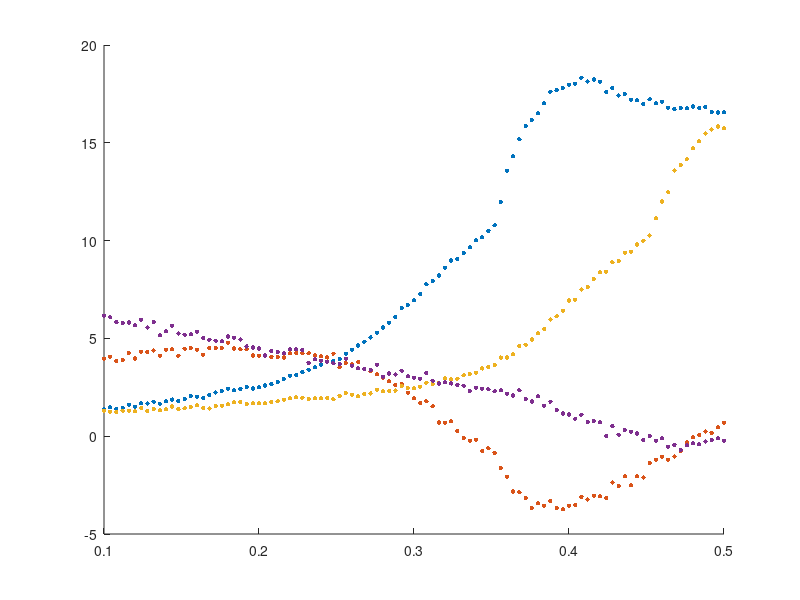

MATLAB code to generate this figure: (Note: this script raises an error after producing the figure.)
%% cond1-cond3 EI, cond4-cond3 EI
clear;
close all;
axlabels = {'1L2/3e','1L2/3i','1L4e','1L4i','1L5e','1L5i','1L6e','1L6i', ...
    '2L2/3e','2L2/3i','2L4e','2L4i','2L5e','2L5i','2L6e','2L6i'};
pop = 5;
sz = 10;

load data/0.1_0.5_0.011_0.035_Iattn_0.04.mat;

startXbottom = 0.1; endXbottom = 0.5;
% lowY = 0; highY = 9;
x = linspace(startXbottom,endXbottom,size(PET,1));

exc = squeeze(PET(:,pop,1,:)) + squeeze(PET(:,pop,3,:)) + ...
    squeeze(PET(:,pop,5,:)) + squeeze(PET(:,pop,7,:));
inh = squeeze(PET(:,pop,2,:)) + squeeze(PET(:,pop,4,:)) + ...
    squeeze(PET(:,pop,6,:)) + squeeze(PET(:,pop,8,:));

diff13E = exc(:,1) - exc(:,3);
diff13I = inh(:,1) - inh(:,3);
diff43E = exc(:,4) - exc(:,3);
diff43I = inh(:,4) - inh(:,3);

figure();
ax1 = axes();
% recX = [startX 0.12 0.12 startX];
% recY = [lowY lowY highY highY];
% r1 = fill(recX, recY, [245 189 31]/256,'LineStyle','none');
% alpha(r1,0.1);
% 
% recX = [0.2275 endX endX 0.2275];
% recY = [lowY lowY highY highY];
% r2 = fill(recX, recY, [245 189 31]/256,'LineStyle','none');
% alpha(r2,0.1);

s1 = scatter(x, diff13E, sz, 'filled','r');
hold on
s2 = scatter(x, diff13I, sz, 'filled','b');
s3 = scatter(x, diff43E, sz, 'filled', 'MarkerFaceColor', "#EDB120");
s4 = scatter(x, diff43I, sz, 'filled', 'MarkerFaceColor', "#7E2F8E");

ax1.XLim = [startXbottom endXbottom];
% ax1.YLim = [40 110];
legend([s1 s2 s3 s4],["1E-3E", "1I-3I", "4E-3E", "4I-3I"], ...
    'Location','northwest');

% handle second X-axis
ax2 = axes('Position', get(ax1,'Position'), ...
    'XAxisLocation','top', ...
    'Color','none', ...
    'XColor','k');
ax2.YAxis.Visible = 'off';
% ax2.XLim = ax1.XLim;
ax2.XLim = [0.011 0.035];

xlabel(ax1, '\Delta_{E}');
xlabel(ax2, '\Delta_{I}');
ylabel(ax1, "Energy (\muJ)");
pos = [0.15 0.12 0.74 0.76];
set(ax1,'Position',pos);
set(ax2,'Position',pos);
% title("Energy transmitted in pathway");

%% cond1: E-I, cond4: E-I

diffEI = exc - inh;

figure();
ax1 = axes();
% recX = [startX 0.12 0.12 startX];
% recY = [lowY lowY highY highY];
% r1 = fill(recX, recY, [245 189 31]/256,'LineStyle','none');
% alpha(r1,0.1);
% 
% recX = [0.2275 endX endX 0.2275];
% recY = [lowY lowY highY highY];
% r2 = fill(recX, recY, [245 189 31]/256,'LineStyle','none');
% alpha(r2,0.1);

s1 = scatter(x, diffEI(:,1), sz, 'filled', 'MarkerFaceColor', '#0072BD');
hold on
% s2 = scatter(x, diffEI(:,2), sz, 'filled', 'MarkerFaceColor', '#D95319');
s3 = scatter(x, diffEI(:,3), sz, 'filled', 'MarkerFaceColor', '#EDB120');
s4 = scatter(x, diffEI(:,4), sz, 'filled', 'MarkerFaceColor', '#7E2F8E');
% s5 = scatter(x, diffEI(:,5), sz, 'filled', 'MarkerFaceColor', '#77AC30');

ax1.XLim = [startXbottom endXbottom];
% ax1.YLim = [40 110];
legend([s1 s3 s4],["cond1", "cond3", "cond4"], ...
    'Location','northwest');

% handle second X-axis
ax2 = axes('Position', get(ax1,'Position'), ...
    'XAxisLocation','top', ...
    'Color','none', ...
    'XColor','k');
ax2.YAxis.Visible = 'off';
% ax2.XLim = ax1.XLim;
ax2.XLim = [0.011 0.035];

xlabel(ax1, '\Delta_{E}');
xlabel(ax2, '\Delta_{I}');
ylabel(ax1, "Energy (\muJ)");
pos = [0.15 0.12 0.74 0.76];
set(ax1,'Position',pos);
set(ax2,'Position',pos);
% title("Energy transmitted in pathway");